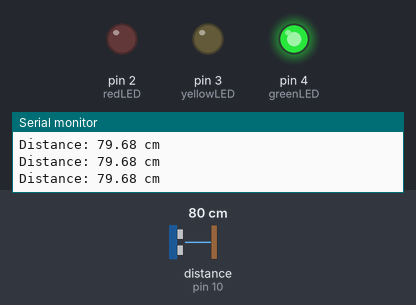
A sketch run on a simulated Arduino Uno, built with avr-gcc and run on an emulated ATmega328P. Shown: output pins drawn as LEDs (lit = HIGH), the last lines printed to the serial monitor. Wiring (inferred from the names in the program): ultrasonic range finder: trigger pin 9; echo pin 10. The inputs (shaded band) are chosen by the test bench; at power-on: distance to the obstacle (sensor on pin 10) 80 cm. The echo pulse lasts 58.3 µs per cm; pins used as bus, display or sensor lines are not drawn.

Above: at 1.2 s.
1.3 s: distance to the obstacle (sensor on pin 10) set to 23 cm
2.8 s: distance to the obstacle (sensor on pin 10) set to 19 cm
At 4.0 s:
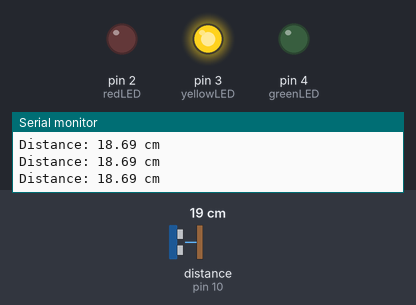
4.3 s: distance to the obstacle (sensor on pin 10) set to 12 cm
7.3 s: distance to the obstacle (sensor on pin 10) set to 9 cm
At 8.0 s:
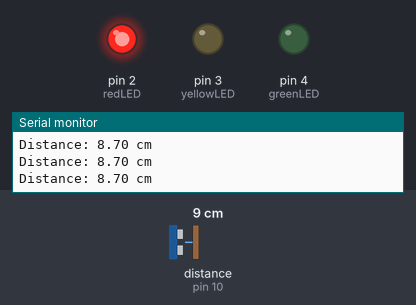
9.0 s: distance to the obstacle (sensor on pin 10) set to 18 cm
At 9.7 s:
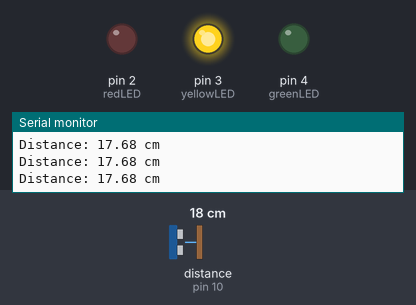
10.6 s: distance to the obstacle (sensor on pin 10) set to 2 cm
At 11.5 s:
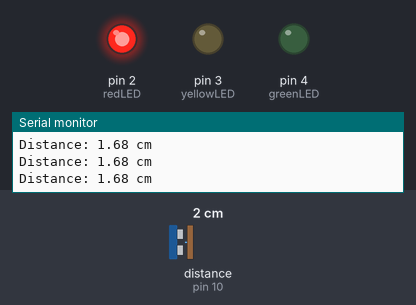
Timing chart, 0 to 13.2 s (numbered marks = the images above; inputs shaded):
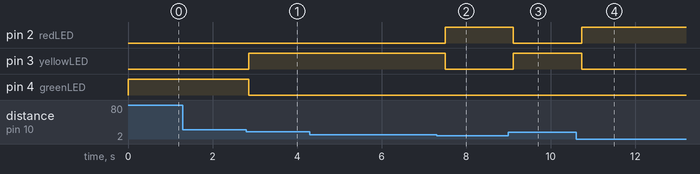

The sketch:

distance_indicator.ino
```cpp
const int trigPin = 9;
const int echoPin = 10;

const int redLED = 2;
const int yellowLED = 3;
const int greenLED = 4;

void setup() {
  Serial.begin(9600);

  pinMode(trigPin, OUTPUT);
  pinMode(echoPin, INPUT);

  pinMode(redLED, OUTPUT);
  pinMode(yellowLED, OUTPUT);
  pinMode(greenLED, OUTPUT);

  digitalWrite(redLED, LOW);
  digitalWrite(yellowLED, LOW);
  digitalWrite(greenLED, LOW);
}

void loop() {
  // Measure distance
  digitalWrite(trigPin, LOW);
  delayMicroseconds(2);

  digitalWrite(trigPin, HIGH);
  delayMicroseconds(10);
  digitalWrite(trigPin, LOW);

  long duration = pulseIn(echoPin, HIGH, 30000);

  if (duration == 0) {
    // No valid echo: turn all LEDs off
    digitalWrite(redLED, LOW);
    digitalWrite(yellowLED, LOW);
    digitalWrite(greenLED, LOW);

    Serial.println("No echo detected");
  } else {
    float distance = duration * 0.0343 / 2.0;

    Serial.print("Distance: ");
    Serial.print(distance);
    Serial.println(" cm");

    // Select exactly one LED
    if (distance <= 10.0) {
      digitalWrite(redLED, HIGH);
      digitalWrite(yellowLED, LOW);
      digitalWrite(greenLED, LOW);
    }
    else if (distance <= 20.0) {
      digitalWrite(redLED, LOW);
      digitalWrite(yellowLED, HIGH);
      digitalWrite(greenLED, LOW);
    }
    else {
      digitalWrite(redLED, LOW);
      digitalWrite(yellowLED, LOW);
      digitalWrite(greenLED, HIGH);
    }
  }

  delay(200);
}
```

Measured:
- the behaviour switches between 21 and 20 cm on distance to the obstacle (sensor on pin 10) (found by bisection; images 0 and 1)
- the behaviour switches between 11 and 10 cm on distance to the obstacle (sensor on pin 10) (found by bisection; images 1 and 2)
- after the input at 2.8 s, pin 3 (yellowLED): LOW → HIGH after 0.06 s; pin 4 (greenLED): HIGH → LOW after 0.06 s
- after the input at 7.3 s, pin 2 (redLED): LOW → HIGH after 0.20 s; pin 3 (yellowLED): HIGH → LOW after 0.20 s
- after the input at 9.0 s, pin 2 (redLED): HIGH → LOW after 0.11 s; pin 3 (yellowLED): LOW → HIGH after 0.11 s
- after the input at 10.6 s, pin 2 (redLED): LOW → HIGH after 0.13 s; pin 3 (yellowLED): HIGH → LOW after 0.13 s
